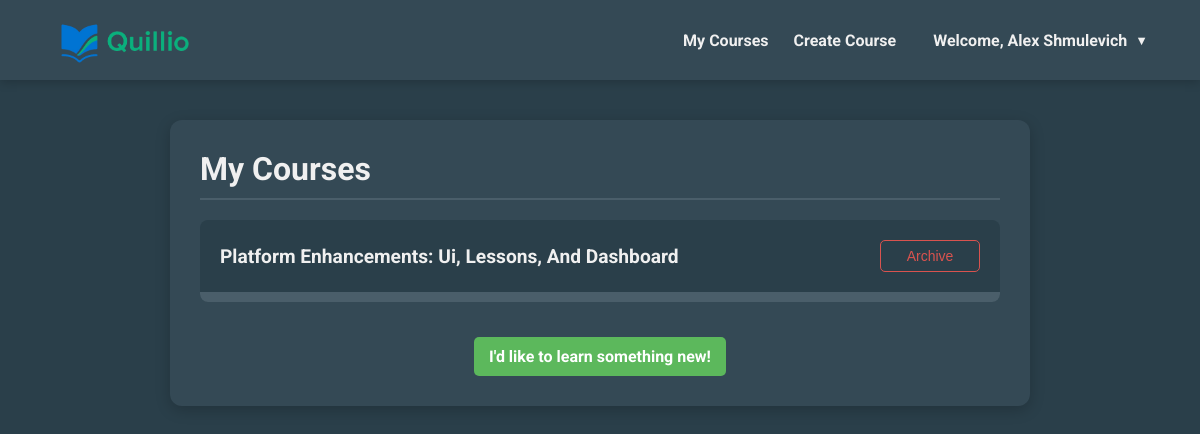
Page /course_dashboard (signed in) on the committed database.
### app/models.py (models this page shows, shortened)
class User(UserMixin, db.Model):
    __tablename__ = 'users'
    id = db.Column(GUID(), primary_key=True, default=uuid.uuid4)
    email = db.Column(db.String(120), unique=True, nullable=False)
    password_hash = db.Column(db.String(256), nullable=False)
    full_name = db.Column(db.String(120), nullable=True)
    preferred_lesson_length = db.Column(db.Integer, nullable=False, default=15)
    language = db.Column(db.String(10), nullable=False, default='english')
    age = db.Column(db.Integer, nullable=True)
    bio = db.Column(db.Text, nullable=True)
    tokens_used = db.Column(db.Integer, nullable=False, default=0)
    is_verified = db.Column(db.Boolean, nullable=False, default=False)
    verification_token = db.Column(db.String(100), nullable=True)
    token_expires_at = db.Column(db.DateTime, nullable=True)
    reset_token = db.Column(db.String(100), unique=True, nullable=True)
    reset_token_expires = db.Column(db.DateTime, nullable=True)
    is_quillio_admin = db.Column(db.Boolean, nullable=False, default=False)
    @property
    def is_admin(self):
        return self.is_quillio_admin

class Course(db.Model):
    __tablename__ = 'courses'
    id = db.Column(GUID(), primary_key=True, default=uuid.uuid4)
    user_id = db.Column(GUID(), db.ForeignKey('users.id'), nullable=False)
    course_title = db.Column(db.String(200), nullable=False)
    course_data = db.Column(get_json_type(), nullable=False)
    status = db.Column(db.String(50), nullable=False, default='active')
    completed_lessons = db.Column(db.Integer, nullable=False, default=0)
    user = db.relationship('User', backref=db.backref('courses', lazy=True, cascade='all, delete-orphan'))

### app/routes/course_routes.py (the view)
@course_bp.route('/course_dashboard')
@login_required
def course_dashboard():
    active_courses = Course.query.filter_by(user_id=current_user.id, status='active').order_by(Course.id.desc()).all()
    return render_template('course_dashboard.html', courses=active_courses)

### app/configuration.py (called while the page is built)
@app.context_processor
def inject_csrf_token():
    return dict(csrf_token=generate_csrf())

@app.context_processor
def inject_utility_functions():
    return dict(math=math, shorten_title=shorten_title)

### app/db_utils.py (called while the page is built)
    def process_result_value(self, value, dialect):
        if value is not None:
            value = json.loads(value)
        return value

### app/models.py (called while the page is built)
@login_manager.user_loader
def load_user(user_id):
    return User.query.get(user_id)

    def process_bind_param(self, value, dialect):
        if value is None:
            return None
        if isinstance(value, str):
            try:
                if len(value) == 32 and all(c in '0123456789abcdef' for c in value.lower()):
                    value = uuid.UUID(hex=value)
                else:
                    value = uuid.UUID(value)
            except (ValueError, AttributeError):
                return value
        if isinstance(value, uuid.UUID):
            if dialect.name == 'postgresql':
                return str(value)
            return "%.32x" % value.int
        return value

    def process_result_value(self, value, dialect):
        if value is None:
            return value
        if isinstance(value, uuid.UUID):
            return value
        if isinstance(value, str) and len(value) == 32 and all(c in '0123456789abcdef' for c in value.lower()):
            return uuid.UUID(hex=value)
        try:
            return uuid.UUID(str(value))
        except (ValueError, AttributeError, TypeError):
            return value

### templates/course_dashboard.html (shortened to what this page needs)
{% extends "base.html" %}
{% block content %}
{% set lang = current_user.language %}
<div class="container">
    <div class="header">
        <h1>{% if lang == 'russian' %}Мои курсы{% else %}My Courses{% endif %}</h1>
    </div>
    {% if courses %}
        <ul class="course-list">
            {% for course in courses %}
                {% set total_lessons = course.course_data.units | map(attribute='lessons') | sum(start=[]) | length %}
                {% set progress_percent = (course.completed_lessons / total_lessons * 100) if total_lessons > 0 else 0 %}
                <li class="course-item">
                    <div class="course-info">
                        <a href="{{ url_for('course.show_course', course_id=course.id) }}" id="course-title-{{ course.id }}" class="course-title">{{ course.course_title | shorten_title }}</a>
                        <div class="course-actions">
                            <form class="archive-form" action="{{ url_for('course.archive_course', course_id=course.id) }}" method="POST" onsubmit="return confirm('{% if lang == 'russian' %}Вы уверены, что хотите архивировать этот курс?{% else %}Are you sure you want to archive this course?{% endif %}');">
                                <button type="submit">{% if lang == 'russian' %}Архивировать{% else %}Archive{% endif %}</button>
                            </form>
                        </div>
                    </div>
                    <div class="progress-bar-container">
                    </div>
                </li>
            {% endfor %}
        </ul>
    {% else %}
        <div class="no-courses">
            <p>{% if lang == 'russian' %}У вас нет активных курсов.{% else %}You don't have any active courses.{% endif %}</p>
        </div>
    {% endif %}
    <div class="new-course-wrapper">
        <a href="{{ url_for('course.home') }}" class="new-course-btn">{% if lang == 'russian' %}Я хочу научиться чему-то новому!{% else %}I'd like to learn something new!{% endif %}</a>
    </div>
 </div>
 {% endblock %}

### templates/base.html (shortened to what this page needs)
<!DOCTYPE html>
<html lang="en">
<head>
</head>
<body>
    {% if current_user.is_authenticated %}
    <nav class="top-nav">
        <div class="logo">
            <a href="{{ url_for('course.course_dashboard') }}">
            <img src="{{ url_for('static', filename='logo.png') }}" alt="Quillio Logo" style="height:50px; vertical-align:middle;">
            </a>
        </div>
        <div class="nav-links">
            <a href="{{ url_for('course.course_dashboard') }}">{% if current_user.language == 'russian' %}Мои курсы{% else %}My Courses{% endif %}</a>
            <a href="{{ url_for('course.home') }}">{% if current_user.language == 'russian' %}Создать курс{% else %}Create Course{% endif %}</a>
            <div class="user-dropdown" id="userDropdown">
                <div class="user-dropdown-toggle" onclick="toggleUserDropdown()">
                    {% if current_user.language == 'russian' %}Добро пожаловать, {{ current_user.full_name or current_user.email.split('@')[0] }}{% else %}Welcome, {{ current_user.full_name or current_user.email.split('@')[0] }}{% endif %}
                </div>
            </div>
        </div>
    </nav>
    {% endif %}
    <main class="page-content">
        {% block content %}{% endblock %}
    </main>
</body>
</html>

### templates/base.html (style rules this page uses)
html, body { height: 100%; overflow-x: hidden; margin: 0; padding: 0; }
body { font-family: 'Roboto', sans-serif; background: #2A3F4A; color: #F0F0F0; overflow-y: auto; min-height: 100vh; display: flex; flex-direction: column; }
.top-nav { background: #344955; padding: 15px 40px; display: flex; justify-content: space-between; align-items: center; box-shadow: 0 2px 10px rgba(0,0,0,0.2); }
.top-nav .logo a { color: #F0F0F0; font-weight: 700; font-size: 1.5em; text-decoration: none; }
.top-nav .nav-links { display: flex; align-items: center; gap: 25px; }
.top-nav .nav-links a { color: #F0F0F0; text-decoration: none; font-weight: bold; transition: color 0.3s; }
.user-dropdown { position: relative; display: inline-block; }
.user-dropdown-toggle { color: #F0F0F0; text-decoration: none; font-weight: bold; cursor: pointer; padding: 8px 12px; border-radius: 6px; transition: background-color 0.3s, color 0.3s; display: flex; align-items: center; gap: 8px; }
.user-dropdown-toggle::after { content: '▼'; font-size: 0.8em; transition: transform 0.3s; }
.page-content { padding: 40px 20px; }

### templates/course_dashboard.html (style rules this page uses)
.container { max-width: 800px; margin: auto; background: #344955; padding: 30px; border-radius: 12px; box-shadow: 0 4px 15px rgba(0,0,0,0.2); }
.header { display: flex; justify-content: space-between; align-items: center; border-bottom: 2px solid #4a5e6a; padding-bottom: 10px; margin-bottom: 20px; }
.header h1 { margin: 0; color: #F0F0F0; border: none; padding: 0; }
.new-course-btn { background: #5cb85c; color: white; padding: 10px 15px; border-radius: 5px; text-decoration: none; font-weight: bold; display: inline-block; margin: 20px auto 0; }
.course-list { list-style-type: none; padding-left: 0; }
.course-item { background: #2A3F4A; margin-bottom: 15px; border-radius: 8px; overflow: hidden; }
.course-info { padding: 20px; display: flex; justify-content: space-between; align-items: center; }
.course-info a { text-decoration: none; color: #F0F0F0; font-weight: bold; font-size: 1.2em; }
.course-actions { display: flex; gap: 10px; margin-left: auto; }
.archive-form button { background: transparent; border: 1px solid #d9534f; color: #d9534f; padding: 5px 10px; border-radius: 5px; cursor: pointer; line-height: 1; transition: all 0.2s; }
.progress-bar-container { background-color: #4a5e6a; height: 10px; }
.new-course-wrapper { text-align: center; }
.course-actions .certificate-btn, .course-actions .archive-form button { height: 32px; line-height: 20px; padding: 5px 10px; border-radius: 5px; font-size: 14px; box-sizing: border-box; display: inline-flex; align-items: center; font-weight: normal; min-width: 100px; justify-content: center; }
.course-list { list-style: none; padding: 0; max-width: 800px; margin: 0 auto; }

### rows in the picture
User: full_name "Alex Shmulevich"
Course: course_title|shorten_title "Platform Enhancements: Ui, Lessons, And Dashboard"
